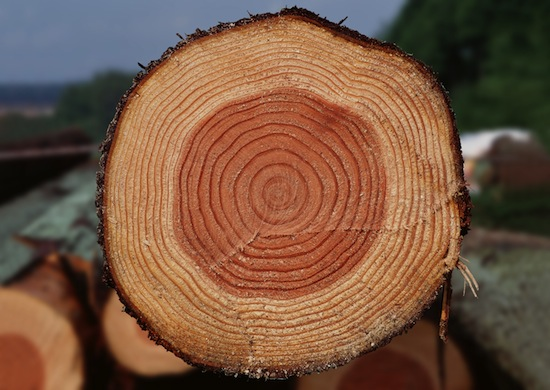
#> input picture base contour detection/srez.jpg, 550 x 390 px
$ python sol.py   (older library calls are emulated)
#> lines starting #> are read from the running program, lines starting #| are printed output that depends on the picture; after the words box and inside, x2 and y2 are one past the last pixel; in counts of white or black regions, pixels touching at a corner belong together
import cv2
import argparse
import numpy
import math

class Point:
    def __init__(self, x, y):
        self.X = x
        self.Y = y

    def setX(self, x):
        self.X = x

    def setY(self, y):
        self.Y = y

    def getX(self):
        return self.X

    def getY(self):
        return self.Y

    # [4 lines left out: function distance, not called in this run]

startPoint = Point(None, None)
endPoint = Point(None, None)
mousePressed = False
line = None

img = cv2.imread('srez.jpg',0)
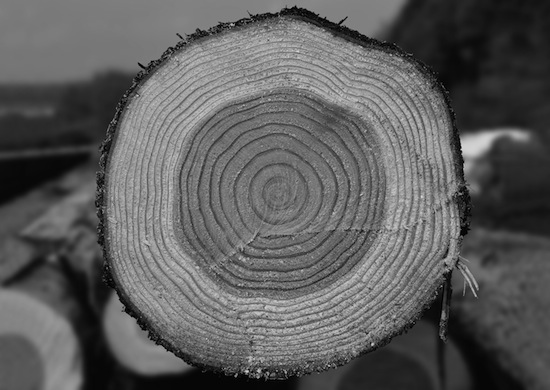
#> img: shape (390, 550); min 0, max 218, mean 92.9
secImg = img.copy()
cannyEdges = cv2.Canny(img.copy(), 100 , 200)
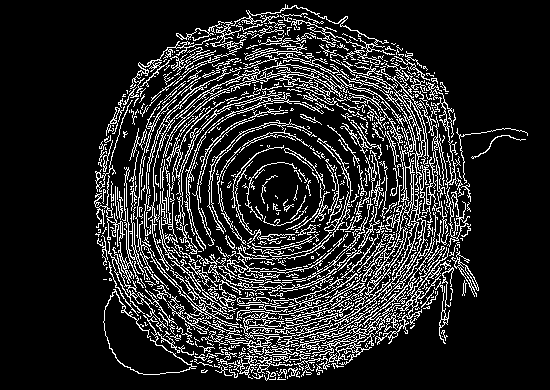
#> cannyEdges: shape (390, 550); 15.2% white in thin lines or dots, all inside (x1, y1, x2, y2) = (94, 4, 528, 381)

_,contours,_ = cv2.findContours(cannyEdges,cv2.RETR_LIST,cv2.CHAIN_APPROX_NONE)
#> contours = 1246 contours, 1075 with area under 20; largest, box (x1, y1, x2, y2) and area: (291, 62, 449, 365) 5220, (368, 212, 414, 302) 1036, (144, 43, 348, 264) 923, (108, 208, 180, 353) 692, (401, 214, 426, 270) 381
cv2.drawContours(cannyEdges,contours,-1,(255,255,255),1)

# initialize the list of reference points and boolean indicating
# whether cropping is being performed or not

print(contours[0])
#| [[[281 377]]]

# [38 lines left out: function click_and_crop, not called in this run]

cv2.imshow("image", img)
clone = img.copy()
cv2.namedWindow("image")
cv2.setMouseCallback("image", click_and_crop)

#cv2.imshow("1",img)
#cv2.imshow("2",cannyEdges)
cv2.waitKey(0)
cv2.destroyAllWindows()
